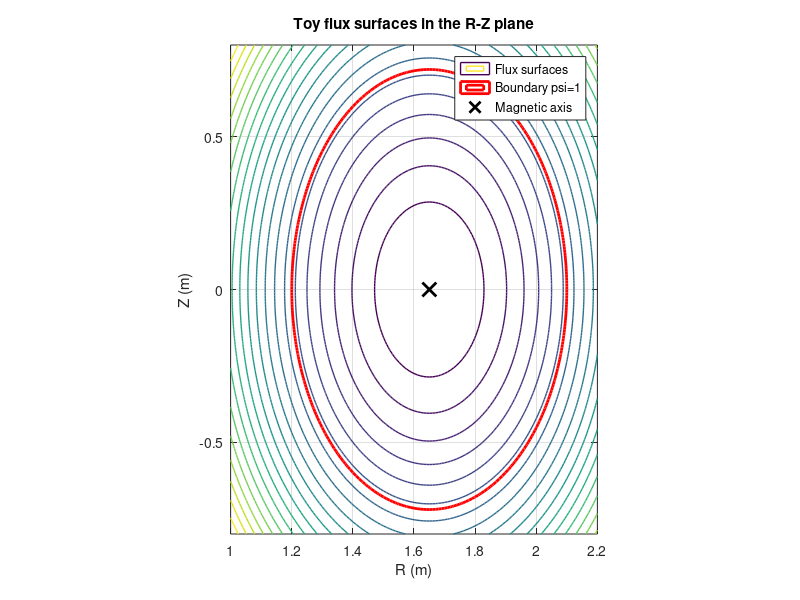

Here is the MATLAB script that generated this plot: (Note: this script raises an error after producing the figure.)
%% Ch05 二维、三维可视化与磁面图
% 本章目标 / Learning objectives
%
% 1. 掌握二维场和三维曲面的基础画法。
% 2. 学会使用 meshgrid 构造 R-Z 网格。
% 3. 为后续 EFIT 磁通面可视化做准备。
% 4. 能把矩阵的行列与 R、Z 坐标正确对应，并解释颜色和等值线。
%
% Key terms:
% meshgrid, contour, contourf, surface plot, colorbar, flux surface, R-Z plane

clear; clc; close all;
if exist("startup_learning", "file") == 2
    learningRoot = startup_learning();
else
    learningRoot = fileparts(fileparts(mfilename("fullpath")));
    addpath(learningRoot);
    addpath(fullfile(learningRoot, "functions"));
end

%% 1. 构造 R-Z 网格
% 在 Tokamak 截面中，R 通常表示大半径方向，Z 表示竖直方向。

R = linspace(1.0, 2.2, 121);
Z = linspace(-0.8, 0.8, 161);
[RR, ZZ] = meshgrid(R, Z);

R0 = 1.65;
a = 0.45;
kappa = 1.6;

psi = ((RR - R0)/a).^2 + (ZZ/(kappa*a)).^2;

%% 1.1 meshgrid 输出尺寸和物理坐标怎样对应
% R 有 121 个位置，Z 有 161 个位置。meshgrid(R,Z) 生成的 RR、ZZ 都是
% 161x121：矩阵的每一列对应一个 R，矩阵的每一行对应一个 Z。
%
% 因此场量 psi(row,column) 可读成 psi(Z(row),R(column))。这也是 contour(RR,ZZ,psi)
% 和 imagesc(R,Z,psi) 能正确绘图的前提。若把 R、Z 顺序写反，代码可能仍能画出图，
% 但物理轴和矩阵方向会错位。
%
% RR 的每一行都是完整 R 轴副本，ZZ 的每一列都是完整 Z 轴副本。先看 size，
% 再看首行/首列，通常能快速确认方向。

fprintf("R points = %d, Z points = %d, field size = %d x %d.\n", ...
    numel(R), numel(Z), size(psi, 1), size(psi, 2));
disp(RR(1, 1:5));
disp(ZZ(1:5, 1).');

%% 2. 用 contour 画模拟磁通面

figure("Color", "w");
contour(RR, ZZ, psi, 20, "LineWidth", 1.0);
hold on;
contour(RR, ZZ, psi, [1 1], "r", "LineWidth", 2.0);
plot(R0, 0, "kx", "MarkerSize", 10, "LineWidth", 2);
xlabel("R (m)");
ylabel("Z (m)");
title("Toy flux surfaces in the R-Z plane");
legend("Flux surfaces", "Boundary \psi=1", "Magnetic axis");
axis equal tight;
grid on;
fusionlearn.plot.applyResearchStyle(gca);

%% 2.1 等值线表达“场值相同的位置”
% contour 并不是直接画出网格线，而是在二维场中寻找指定数值的轨迹。`psi=1`
% 这条线之所以被当作玩具边界，是我们定义模型时赋予它这个意义；MATLAB 本身并
% 不知道哪条线是 LCFS，也不会自动判断磁轴或限制器。
%
% 等值线数量太少会隐藏结构，太多会让图难读。研究图中最好明确关键 levels，
% 例如 `[0.2 0.5 0.8 1.0]`，并把真正重要的边界用线型或颜色单独强调。

selectedFluxLevels = [0.2 0.5 0.8 1.0];
fprintf("Selected %d physically interpretable contour levels.\n", ...
    numel(selectedFluxLevels));

%% 3. 用 contourf 和 colorbar 看二维场

pressure = exp(-psi);

figure("Color", "w");
contourf(RR, ZZ, pressure, 30, "LineStyle", "none");
colorbar;
xlabel("R (m)");
ylabel("Z (m)");
title("Toy pressure field");
axis equal tight;
fusionlearn.plot.applyResearchStyle(gca);

%% 3.1 填色图中的颜色必须能还原成数值
% contourf 把数值范围分成若干区间并填色，colorbar 给出颜色到数值的映射。若比较
% 多个 case，应尽量使用相同的 `clim`，否则两幅图颜色相同却可能代表不同数值。
%
% colormap 只改变视觉编码，不改变 pressure 数组。选择色图时应保证数值顺序清楚；
% 对有正有负且以 0 为中心的量，可考虑发散色图并把颜色范围对称设置。

pressureRange = [min(pressure(:)), max(pressure(:))];
fprintf("Color scale represents pressure in [%.3f, %.3f].\n", ...
    pressureRange(1), pressureRange(2));

%% 4. 用 surf 看三维曲面

figure("Color", "w");
surf(RR, ZZ, pressure, "EdgeColor", "none");
xlabel("R (m)");
ylabel("Z (m)");
zlabel("Pressure (a.u.)");
title("3D surface view of pressure");
colorbar;
view(35, 30);
fusionlearn.plot.applyResearchStyle(gca);

%% 4.1 surf 是二维场的三维视角，不会增加新的物理维度
% surf 的 x、y 来自 R、Z，z 高度来自 pressure；表面颜色默认也与 z 值相关。
% 它有助于观察峰、谷和梯度，但透视和遮挡可能让精确比较变困难。需要读取具体
% 数值或边界位置时，contourf/imagesc 往往更直接。
%
% `view(2)` 可以把 surf 从正上方观察，`view(35,30)` 则给出倾斜三维视角。
% 不管视角如何变化，底层 pressure 数据都没有变化。

%% 5. imagesc 的坐标方向
% imagesc 很适合快速看二维矩阵，但要注意 y 轴方向。

figure("Color", "w");
imagesc(R, Z, pressure);
set(gca, "YDir", "normal");
axis equal tight;
colorbar;
xlabel("R (m)");
ylabel("Z (m)");
title("Pressure field using imagesc");
fusionlearn.plot.applyResearchStyle(gca);

%% 5.1 imagesc 为什么经常需要 YDir normal
% 图像坐标习惯通常把第 1 行放在最上方，所以 imagesc 默认可能让 y 轴向下增加。
% R-Z 物理坐标通常希望 Z 向上增加，因此设置 `YDir` 为 `normal`。
%
% imagesc 更接近“每个矩阵单元显示一个颜色块”，适合快速查看大矩阵；contourf
% 强调连续等值区域。两者使用同一数据时，应检查轴范围、方向和颜色范围是否一致。

%% 6. 常见错误 / Common mistakes
%
% 错误 1：meshgrid 输出 RR、ZZ 的尺寸没看清。
% 错误 2：画 R-Z 截面忘记 axis equal，导致形状被拉伸。
% 错误 3：imagesc 默认 y 轴方向可能和物理直觉相反。
% 错误 4：colorbar 没有说明颜色代表什么。

%% 7. 练习
%
% 练习 1：把 kappa 改成 1.0，观察磁面形状。
% 练习 2：把 pressure 改成 exp(-2*psi)。
% 练习 3：用 contourf 画 psi。
% 练习 4：标出 R0 和 Z0。
% 练习 5：用 surf 画 psi 曲面。
% 练习 6：解释为什么 R-Z 图通常需要 axis equal。

%% 8. 参考答案

kappa_ex = 1.0;
psi_ex = ((RR - R0)/a).^2 + (ZZ/(kappa_ex*a)).^2;
pressure_ex = exp(-2*psi_ex);

figure("Color", "w");
contourf(RR, ZZ, psi_ex, 25, "LineStyle", "none");
hold on;
plot(R0, 0, "kx", "MarkerSize", 10, "LineWidth", 2);
colorbar;
xlabel("R (m)");
ylabel("Z (m)");
title("Toy circular flux surfaces");
axis equal tight;
fusionlearn.plot.applyResearchStyle(gca);

figure("Color", "w");
surf(RR, ZZ, psi_ex, "EdgeColor", "none");
xlabel("R (m)");
ylabel("Z (m)");
zlabel("\psi (a.u.)");
title("Surface plot of toy flux");
colorbar;
view(35, 30);
fusionlearn.plot.applyResearchStyle(gca);

assert(isequal(size(RR), size(ZZ)));
assert(isequal(size(RR), size(psi)));

%% 9. 本章检查表
%
% [ ] 我能用 meshgrid 构造二维网格。
% [ ] 我能画 contour 和 contourf。
% [ ] 我能画 surf。
% [ ] 我知道 imagesc 的 YDir 问题。
% [ ] 我知道 R-Z 截面图为什么要 axis equal。

%% 10. 加厚练习 / Extra exercises
%
% 练习 A：画 psi = 0.5 和 psi = 1.0 两条等值线。
% 练习 B：用 axis image 和 axis equal 比较效果。
% 练习 C：用 colormap turbo 改变色图。
% 练习 D：计算 pressure 的最大值和最小值。
% 练习 E：用逻辑索引找出 psi <= 1 的等离子体区域。

insidePlasma = psi <= 1;
pressureMin = min(pressure(:));
pressureMax = max(pressure(:));
fprintf("Pressure range: [%.3f, %.3f]\n", pressureMin, pressureMax);

figure("Color", "w");
contour(RR, ZZ, psi, [0.5 1.0], "LineWidth", 1.5);
xlabel("R (m)");
ylabel("Z (m)");
title("Selected toy flux surfaces");
axis equal tight;
grid on;
fusionlearn.plot.applyResearchStyle(gca);

figure("Color", "w");
imagesc(R, Z, insidePlasma);
set(gca, "YDir", "normal");
axis equal tight;
colormap(gca, "gray");
colorbar;
xlabel("R (m)");
ylabel("Z (m)");
title("Inside plasma mask");
fusionlearn.plot.applyResearchStyle(gca);

%% 11. 小测验 / Mini quiz
%
% 选择题 1：构造二维网格常用：
% A. meshgrid
% B. legend
% C. save
% 答案：A
%
% 选择题 2：画等值线常用：
% A. contour
% B. whos
% C. load
% 答案：A
%
% 选择题 3：画二维彩色场常用：
% A. contourf 或 imagesc
% B. clc
% C. addpath
% 答案：A
%
% 选择题 4：R-Z 截面为了不变形，应常用：
% A. axis equal
% B. clear all
% C. xlabel off
% 答案：A
%
% 选择题 5：colorbar 的作用是：
% A. 说明颜色和数值之间的对应关系
% B. 自动修复数据
% C. 删除坐标轴
% 答案：A

%% 12. 错题案例 / Debug the mistake
%
% 错题 1：忘记 set(gca, "YDir", "normal")，imagesc 的 Z 方向可能倒置。

figure("Color", "w");
imagesc(R, Z, pressure);
set(gca, "YDir", "normal");
axis equal tight;
colorbar;
xlabel("R (m)");
ylabel("Z (m)");
title("Correct image orientation");
fusionlearn.plot.applyResearchStyle(gca);
%
% 错题 2：没有检查矩阵尺寸。

assert(isequal(size(RR), size(psi)));
assert(isequal(size(ZZ), size(pressure)));
assert(any(insidePlasma(:)));
